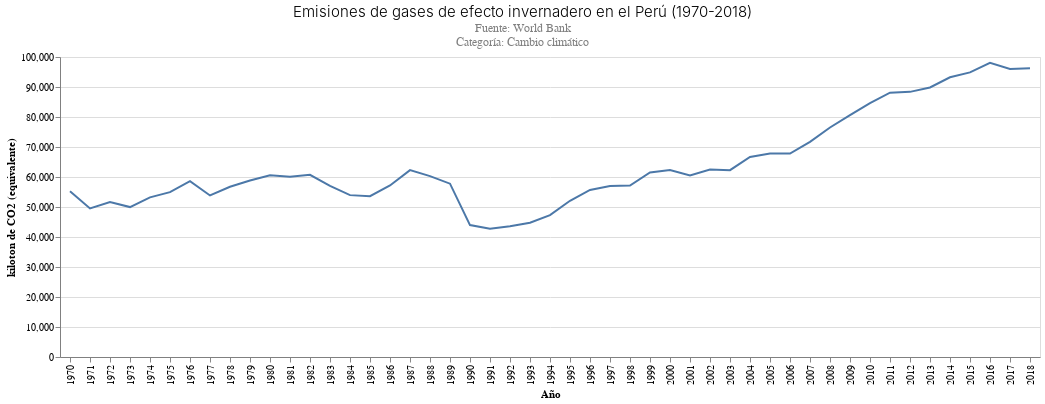

The code cell stored with this chart in its notebook:
### Code cell
#Realizamos un gráfico de línea para ver la evolución de los gases de efecto invernadero en el Perú. 
alt.Chart(df_final).mark_line().encode(
    alt.X('Year:O', axis=alt.Axis(title='Año')),
    alt.Y('Value_x:Q', axis=alt.Axis(title='kiloton de CO2 (equivalente)')),
     ).properties(
    title={
      "text": ["Emisiones de gases de efecto invernadero en el Perú (1970-2018)"], 
      "subtitle": ["Fuente: World Bank", "Categoría: Cambio climático"],
      "color": "Black",
      "subtitleColor": "Gray"
    })

### Figure 1 — Vega-Lite specification as saved in the notebook (floating-point values rounded to 4 significant figures)
{"config": {"title": {"font": "Arial", "fontSize": 15, "fontWeight": 300, "offset": 0, "anchor": "left"}, "axis": {"labelFont": "Arial", "titleFont": "Arial", "domainColor": "gray"}, "header": {"labelFont": "Arial", "titleFont": "Arial"}, "legend": {"labelFont": "Arial Narrow", "titleFont": "Arial Narrow", "symbolType": "line", "padding": 1}, "background": "#ffffff"}, "data": {"name": "data-b12d35ec4ba3472928e535e988f5cb5b"}, "mark": "line", "encoding": {"x": {"type": "ordinal", "axis": {"title": "Año"}, "field": "Year"}, "y": {"type": "quantitative", "axis": {"title": "kiloton de CO2 (equivalente)"}, "field": "Value_x"}}, "title": {"text": ["Emisiones de gases de efecto invernadero en el Perú (1970-2018)"], "subtitle": ["Fuente: World Bank", "Categoría: Cambio climático"], "color": "Black", "subtitleColor": "Gray"}, "$schema": "https://vega.github.io/schema/vega-lite/v4.8.1.json", "datasets": {"data-b12d35ec4ba3472928e535e988f5cb5b": [{"Country Name_x": "Peru", "Country ISO3_x": "PER", "Year": 1970, "Indicator Name_x": "Total greenhouse gas emissions (kt of CO2 equivalent)", "Indicator Code_x": "EN.ATM.GHGT.KT.CE", "Value_x": 55260.0, "Country Name_y": "Peru", "Country ISO3_y": "PER", "Indicator Name_y": "CO2 emissions (kt)", "Indicator Code_y": "EN.ATM.CO2E.KT", "Value_y": 17780.0}, {"Country Name_x": "Peru", "Country ISO3_x": "PER", "Year": 1971, "Indicator Name_x": "Total greenhouse gas emissions (kt of CO2 equivalent)", "Indicator Code_x": "EN.ATM.GHGT.KT.CE", "Value_x": 49530.0, "Country Name_y": "Peru", "Country ISO3_y": "PER", "Indicator Name_y": "CO2 emissions (kt)", "Indicator Code_y": "EN.ATM.CO2E.KT", "Value_y": 18610.0}, {"Country Name_x": "Peru", "Country ISO3_x": "PER", "Year": 1972, "Indicator Name_x": "Total greenhouse gas emissions (kt of CO2 equivalent)", "Indicator Code_x": "EN.ATM.GHGT.KT.CE", "Value_x": 51650.0, "Country Name_y": "Peru", "Country ISO3_y": "PER", "Indicator Name_y": "CO2 emissions (kt)", "Indicator Code_y": "EN.ATM.CO2E.KT", "Value_y": 18170.0}, {"Country Name_x": "Peru", "Country ISO3_x": "PER", "Year": 1973, "Indicator Name_x": "Total greenhouse gas emissions (kt of CO2 equivalent)", "Indicator Code_x": "EN.ATM.GHGT.KT.CE", "Value_x": 49970.0, "Country Name_y": "Peru", "Country ISO3_y": "PER", "Indicator Name_y": "CO2 emissions (kt)", "Indicator Code_y": "EN.ATM.CO2E.KT", "Value_y": 19760.0}, {"Country Name_x": "Peru", "Country ISO3_x": "PER", "Year": 1974, "Indicator Name_x": "Total greenhouse gas emissions (kt of CO2 equivalent)", "Indicator Code_x": "EN.ATM.GHGT.KT.CE", "Value_x": 53200.0, "Country Name_y": "Peru", "Country ISO3_y": "PER", "Indicator Name_y": "CO2 emissions (kt)", "Indicator Code_y": "EN.ATM.CO2E.KT", "Value_y": 21360.0}, {"Country Name_x": "Peru", "Country ISO3_x": "PER", "Year": 1975, "Indicator Name_x": "Total greenhouse gas emissions (kt of CO2 equivalent)", "Indicator Code_x": "EN.ATM.GHGT.KT.CE", "Value_x": 54950.0, "Country Name_y": "Peru", "Country ISO3_y": "PER", "Indicator Name_y": "CO2 emissions (kt)", "Indicator Code_y": "EN.ATM.CO2E.KT", "Value_y": 21970.0}, {"Country Name_x": "Peru", "Country ISO3_x": "PER", "Year": 1976, "Indicator Name_x": "Total greenhouse gas emissions (kt of CO2 equivalent)", "Indicator Code_x": "EN.ATM.GHGT.KT.CE", "Value_x": 58640.0, "Country Name_y": "Peru", "Country ISO3_y": "PER", "Indicator Name_y": "CO2 emissions (kt)", "Indicator Code_y": "EN.ATM.CO2E.KT", "Value_y": 22440.0}, {"Country Name_x": "Peru", "Country ISO3_x": "PER", "Year": 1977, "Indicator Name_x": "Total greenhouse gas emissions (kt of CO2 equivalent)", "Indicator Code_x": "EN.ATM.GHGT.KT.CE", "Value_x": 53840.0, "Country Name_y": "Peru", "Country ISO3_y": "PER", "Indicator Name_y": "CO2 emissions (kt)", "Indicator Code_y": "EN.ATM.CO2E.KT", "Value_y": 23340.0}, {"Country Name_x": "Peru", "Country ISO3_x": "PER", "Year": 1978, "Indicator Name_x": "Total greenhouse gas emissions (kt of CO2 equivalent)", "Indicator Code_x": "EN.ATM.GHGT.KT.CE", "Value_x": 56740.0, "Country Name_y": "Peru", "Country ISO3_y": "PER", "Indicator Name_y": "CO2 emissions (kt)", "Indicator Code_y": "EN.ATM.CO2E.KT", "Value_y": 22460.0}, {"Country Name_x": "Peru", "Country ISO3_x": "PER", "Year": 1979, "Indicator Name_x": "Total greenhouse gas emissions (kt of CO2 equivalent)", "Indicator Code_x": "EN.ATM.GHGT.KT.CE", "Value_x": 58830.0, "Country Name_y": "Peru", "Country ISO3_y": "PER", "Indicator Name_y": "CO2 emissions (kt)", "Indicator Code_y": "EN.ATM.CO2E.KT", "Value_y": 22270.0}, {"Country Name_x": "Peru", "Country ISO3_x": "PER", "Year": 1980, "Indicator Name_x": "Total greenhouse gas emissions (kt of CO2 equivalent)", "Indicator Code_x": "EN.ATM.GHGT.KT.CE", "Value_x": 60580.0, "Country Name_y": "Peru", "Country ISO3_y": "PER", "Indicator Name_y": "CO2 emissions (kt)", "Indicator Code_y": "EN.ATM.CO2E.KT", "Value_y": 24120.0}, {"Country Name_x": "Peru", "Country ISO3_x": "PER", "Year": 1981, "Indicator Name_x": "Total greenhouse gas emissions (kt of CO2 equivalent)", "Indicator Code_x": "EN.ATM.GHGT.KT.CE", "Value_x": 60100.0, "Country Name_y": "Peru", "Country ISO3_y": "PER", "Indicator Name_y": "CO2 emissions (kt)", "Indicator Code_y": "EN.ATM.CO2E.KT", "Value_y": 24100.0}, {"Country Name_x": "Peru", "Country ISO3_x": "PER", "Year": 1982, "Indicator Name_x": "Total greenhouse gas emissions (kt of CO2 equivalent)", "Indicator Code_x": "EN.ATM.GHGT.KT.CE", "Value_x": 60740.0, "Country Name_y": "Peru", "Country ISO3_y": "PER", "Indicator Name_y": "CO2 emissions (kt)", "Indicator Code_y": "EN.ATM.CO2E.KT", "Value_y": 23670.0}, {"Country Name_x": "Peru", "Country ISO3_x": "PER", "Year": 1983, "Indicator Name_x": "Total greenhouse gas emissions (kt of CO2 equivalent)", "Indicator Code_x": "EN.ATM.GHGT.KT.CE", "Value_x": 57030.0, "Country Name_y": "Peru", "Country ISO3_y": "PER", "Indicator Name_y": "CO2 emissions (kt)", "Indicator Code_y": "EN.ATM.CO2E.KT", "Value_y": 20450.0}, {"Country Name_x": "Peru", "Country ISO3_x": "PER", "Year": 1984, "Indicator Name_x": "Total greenhouse gas emissions (kt of CO2 equivalent)", "Indicator Code_x": "EN.ATM.GHGT.KT.CE", "Value_x": 53960.0, "Country Name_y": "Peru", "Country ISO3_y": "PER", "Indicator Name_y": "CO2 emissions (kt)", "Indicator Code_y": "EN.ATM.CO2E.KT", "Value_y": 20690.0}, {"Country Name_x": "Peru", "Country ISO3_x": "PER", "Year": 1985, "Indicator Name_x": "Total greenhouse gas emissions (kt of CO2 equivalent)", "Indicator Code_x": "EN.ATM.GHGT.KT.CE", "Value_x": 53620.0, "Country Name_y": "Peru", "Country ISO3_y": "PER", "Indicator Name_y": "CO2 emissions (kt)", "Indicator Code_y": "EN.ATM.CO2E.KT", "Value_y": 19510.0}, {"Country Name_x": "Peru", "Country ISO3_x": "PER", "Year": 1986, "Indicator Name_x": "Total greenhouse gas emissions (kt of CO2 equivalent)", "Indicator Code_x": "EN.ATM.GHGT.KT.CE", "Value_x": 57180.0, "Country Name_y": "Peru", "Country ISO3_y": "PER", "Indicator Name_y": "CO2 emissions (kt)", "Indicator Code_y": "EN.ATM.CO2E.KT", "Value_y": 21850.0}, {"Country Name_x": "Peru", "Country ISO3_x": "PER", "Year": 1987, "Indicator Name_x": "Total greenhouse gas emissions (kt of CO2 equivalent)", "Indicator Code_x": "EN.ATM.GHGT.KT.CE", "Value_x": 62290.0, "Country Name_y": "Peru", "Country ISO3_y": "PER", "Indicator Name_y": "CO2 emissions (kt)", "Indicator Code_y": "EN.ATM.CO2E.KT", "Value_y": 25780.0}, {"Country Name_x": "Peru", "Country ISO3_x": "PER", "Year": 1988, "Indicator Name_x": "Total greenhouse gas emissions (kt of CO2 equivalent)", "Indicator Code_x": "EN.ATM.GHGT.KT.CE", "Value_x": 60300.0, "Country Name_y": "Peru", "Country ISO3_y": "PER", "Indicator Name_y": "CO2 emissions (kt)", "Indicator Code_y": "EN.ATM.CO2E.KT", "Value_y": 25110.0}, {"Country Name_x": "Peru", "Country ISO3_x": "PER", "Year": 1989, "Indicator Name_x": "Total greenhouse gas emissions (kt of CO2 equivalent)", "Indicator Code_x": "EN.ATM.GHGT.KT.CE", "Value_x": 57770.0, "Country Name_y": "Peru", "Country ISO3_y": "PER", "Indicator Name_y": "CO2 emissions (kt)", "Indicator Code_y": "EN.ATM.CO2E.KT", "Value_y": 21840.0}, {"Country Name_x": "Peru", "Country ISO3_x": "PER", "Year": 1990, "Indicator Name_x": "Total greenhouse gas emissions (kt of CO2 equivalent)", "Indicator Code_x": "EN.ATM.GHGT.KT.CE", "Value_x": 43970.0, "Country Name_y": "Peru", "Country ISO3_y": "PER", "Indicator Name_y": "CO2 emissions (kt)", "Indicator Code_y": "EN.ATM.CO2E.KT", "Value_y": 20630.0}, {"Country Name_x": "Peru", "Country ISO3_x": "PER", "Year": 1991, "Indicator Name_x": "Total greenhouse gas emissions (kt of CO2 equivalent)", "Indicator Code_x": "EN.ATM.GHGT.KT.CE", "Value_x": 42740.0, "Country Name_y": "Peru", "Country ISO3_y": "PER", "Indicator Name_y": "CO2 emissions (kt)", "Indicator Code_y": "EN.ATM.CO2E.KT", "Value_y": 19750.0}, {"Country Name_x": "Peru", "Country ISO3_x": "PER", "Year": 1992, "Indicator Name_x": "Total greenhouse gas emissions (kt of CO2 equivalent)", "Indicator Code_x": "EN.ATM.GHGT.KT.CE", "Value_x": 43610.0, "Country Name_y": "Peru", "Country ISO3_y": "PER", "Indicator Name_y": "CO2 emissions (kt)", "Indicator Code_y": "EN.ATM.CO2E.KT", "Value_y": 20690.0}, {"Country Name_x": "Peru", "Country ISO3_x": "PER", "Year": 1993, "Indicator Name_x": "Total greenhouse gas emissions (kt of CO2 equivalent)", "Indicator Code_x": "EN.ATM.GHGT.KT.CE", "Value_x": 44780.0, "Country Name_y": "Peru", "Country ISO3_y": "PER", "Indicator Name_y": "CO2 emissions (kt)", "Indicator Code_y": "EN.ATM.CO2E.KT", "Value_y": 21540.0}, {"Country Name_x": "Peru", "Country ISO3_x": "PER", "Year": 1994, "Indicator Name_x": "Total greenhouse gas emissions (kt of CO2 equivalent)", "Indicator Code_x": "EN.ATM.GHGT.KT.CE", "Value_x": 47300.0, "Country Name_y": "Peru", "Country ISO3_y": "PER", "Indicator Name_y": "CO2 emissions (kt)", "Indicator Code_y": "EN.ATM.CO2E.KT", "Value_y": 22360.0}, {"Country Name_x": "Peru", "Country ISO3_x": "PER", "Year": 1995, "Indicator Name_x": "Total greenhouse gas emissions (kt of CO2 equivalent)", "Indicator Code_x": "EN.ATM.GHGT.KT.CE", "Value_x": 52080.0, "Country Name_y": "Peru", "Country ISO3_y": "PER", "Indicator Name_y": "CO2 emissions (kt)", "Indicator Code_y": "EN.ATM.CO2E.KT", "Value_y": 25400.0}, {"Country Name_x": "Peru", "Country ISO3_x": "PER", "Year": 1996, "Indicator Name_x": "Total greenhouse gas emissions (kt of CO2 equivalent)", "Indicator Code_x": "EN.ATM.GHGT.KT.CE", "Value_x": 55670.0, "Country Name_y": "Peru", "Country ISO3_y": "PER", "Indicator Name_y": "CO2 emissions (kt)", "Indicator Code_y": "EN.ATM.CO2E.KT", "Value_y": 27740.0}, {"Country Name_x": "Peru", "Country ISO3_x": "PER", "Year": 1997, "Indicator Name_x": "Total greenhouse gas emissions (kt of CO2 equivalent)", "Indicator Code_x": "EN.ATM.GHGT.KT.CE", "Value_x": 56970.0, "Country Name_y": "Peru", "Country ISO3_y": "PER", "Indicator Name_y": "CO2 emissions (kt)", "Indicator Code_y": "EN.ATM.CO2E.KT", "Value_y": 27950.0}, {"Country Name_x": "Peru", "Country ISO3_x": "PER", "Year": 1998, "Indicator Name_x": "Total greenhouse gas emissions (kt of CO2 equivalent)", "Indicator Code_x": "EN.ATM.GHGT.KT.CE", "Value_x": 57160.0, "Country Name_y": "Peru", "Country ISO3_y": "PER", "Indicator Name_y": "CO2 emissions (kt)", "Indicator Code_y": "EN.ATM.CO2E.KT", "Value_y": 26640.0}, {"Country Name_x": "Peru", "Country ISO3_x": "PER", "Year": 1999, "Indicator Name_x": "Total greenhouse gas emissions (kt of CO2 equivalent)", "Indicator Code_x": "EN.ATM.GHGT.KT.CE", "Value_x": 61510.0, "Country Name_y": "Peru", "Country ISO3_y": "PER", "Indicator Name_y": "CO2 emissions (kt)", "Indicator Code_y": "EN.ATM.CO2E.KT", "Value_y": 28840.0}, {"Country Name_x": "Peru", "Country ISO3_x": "PER", "Year": 2000, "Indicator Name_x": "Total greenhouse gas emissions (kt of CO2 equivalent)", "Indicator Code_x": "EN.ATM.GHGT.KT.CE", "Value_x": 62310.0, "Country Name_y": "Peru", "Country ISO3_y": "PER", "Indicator Name_y": "CO2 emissions (kt)", "Indicator Code_y": "EN.ATM.CO2E.KT", "Value_y": 28430.0}, {"Country Name_x": "Peru", "Country ISO3_x": "PER", "Year": 2001, "Indicator Name_x": "Total greenhouse gas emissions (kt of CO2 equivalent)", "Indicator Code_x": "EN.ATM.GHGT.KT.CE", "Value_x": 60500.0, "Country Name_y": "Peru", "Country ISO3_y": "PER", "Indicator Name_y": "CO2 emissions (kt)", "Indicator Code_y": "EN.ATM.CO2E.KT", "Value_y": 26360.0}, {"Country Name_x": "Peru", "Country ISO3_x": "PER", "Year": 2002, "Indicator Name_x": "Total greenhouse gas emissions (kt of CO2 equivalent)", "Indicator Code_x": "EN.ATM.GHGT.KT.CE", "Value_x": 62460.0, "Country Name_y": "Peru", "Country ISO3_y": "PER", "Indicator Name_y": "CO2 emissions (kt)", "Indicator Code_y": "EN.ATM.CO2E.KT", "Value_y": 27550.0}, {"Country Name_x": "Peru", "Country ISO3_x": "PER", "Year": 2003, "Indicator Name_x": "Total greenhouse gas emissions (kt of CO2 equivalent)", "Indicator Code_x": "EN.ATM.GHGT.KT.CE", "Value_x": 62290.0, "Country Name_y": "Peru", "Country ISO3_y": "PER", "Indicator Name_y": "CO2 emissions (kt)", "Indicator Code_y": "EN.ATM.CO2E.KT", "Value_y": 26940.0}, {"Country Name_x": "Peru", "Country ISO3_x": "PER", "Year": 2004, "Indicator Name_x": "Total greenhouse gas emissions (kt of CO2 equivalent)", "Indicator Code_x": "EN.ATM.GHGT.KT.CE", "Value_x": 66670.0, "Country Name_y": "Peru", "Country ISO3_y": "PER", "Indicator Name_y": "CO2 emissions (kt)", "Indicator Code_y": "EN.ATM.CO2E.KT", "Value_y": 31300.0}, {"Country Name_x": "Peru", "Country ISO3_x": "PER", "Year": 2005, "Indicator Name_x": "Total greenhouse gas emissions (kt of CO2 equivalent)", "Indicator Code_x": "EN.ATM.GHGT.KT.CE", "Value_x": 67840.0, "Country Name_y": "Peru", "Country ISO3_y": "PER", "Indicator Name_y": "CO2 emissions (kt)", "Indicator Code_y": "EN.ATM.CO2E.KT", "Value_y": 31350.0}, {"Country Name_x": "Peru", "Country ISO3_x": "PER", "Year": 2006, "Indicator Name_x": "Total greenhouse gas emissions (kt of CO2 equivalent)", "Indicator Code_x": "EN.ATM.GHGT.KT.CE", "Value_x": 67810.0, "Country Name_y": "Peru", "Country ISO3_y": "PER", "Indicator Name_y": "CO2 emissions (kt)", "Indicator Code_y": "EN.ATM.CO2E.KT", "Value_y": 31080.0}, {"Country Name_x": "Peru", "Country ISO3_x": "PER", "Year": 2007, "Indicator Name_x": "Total greenhouse gas emissions (kt of CO2 equivalent)", "Indicator Code_x": "EN.ATM.GHGT.KT.CE", "Value_x": 71710.0, "Country Name_y": "Peru", "Country ISO3_y": "PER", "Indicator Name_y": "CO2 emissions (kt)", "Indicator Code_y": "EN.ATM.CO2E.KT", "Value_y": 34110.0}, {"Country Name_x": "Peru", "Country ISO3_x": "PER", "Year": 2008, "Indicator Name_x": "Total greenhouse gas emissions (kt of CO2 equivalent)", "Indicator Code_x": "EN.ATM.GHGT.KT.CE", "Value_x": 76510.0, "Country Name_y": "Peru", "Country ISO3_y": "PER", "Indicator Name_y": "CO2 emissions (kt)", "Indicator Code_y": "EN.ATM.CO2E.KT", "Value_y": 38560.0}, {"Country Name_x": "Peru", "Country ISO3_x": "PER", "Year": 2009, "Indicator Name_x": "Total greenhouse gas emissions (kt of CO2 equivalent)", "Indicator Code_x": "EN.ATM.GHGT.KT.CE", "Value_x": 80650.0, "Country Name_y": "Peru", "Country ISO3_y": "PER", "Indicator Name_y": "CO2 emissions (kt)", "Indicator Code_y": "EN.ATM.CO2E.KT", "Value_y": 41680.0}, {"Country Name_x": "Peru", "Country ISO3_x": "PER", "Year": 2010, "Indicator Name_x": "Total greenhouse gas emissions (kt of CO2 equivalent)", "Indicator Code_x": "EN.ATM.GHGT.KT.CE", "Value_x": 84650.0, "Country Name_y": "Peru", "Country ISO3_y": "PER", "Indicator Name_y": "CO2 emissions (kt)", "Indicator Code_y": "EN.ATM.CO2E.KT", "Value_y": 45570.0}, {"Country Name_x": "Peru", "Country ISO3_x": "PER", "Year": 2011, "Indicator Name_x": "Total greenhouse gas emissions (kt of CO2 equivalent)", "Indicator Code_x": "EN.ATM.GHGT.KT.CE", "Value_x": 88120.0, "Country Name_y": "Peru", "Country ISO3_y": "PER", "Indicator Name_y": "CO2 emissions (kt)", "Indicator Code_y": "EN.ATM.CO2E.KT", "Value_y": 48580.0}, {"Country Name_x": "Peru", "Country ISO3_x": "PER", "Year": 2012, "Indicator Name_x": "Total greenhouse gas emissions (kt of CO2 equivalent)", "Indicator Code_x": "EN.ATM.GHGT.KT.CE", "Value_x": 88380.0, "Country Name_y": "Peru", "Country ISO3_y": "PER", "Indicator Name_y": "CO2 emissions (kt)", "Indicator Code_y": "EN.ATM.CO2E.KT", "Value_y": 48370.0}, {"Country Name_x": "Peru", "Country ISO3_x": "PER", "Year": 2013, "Indicator Name_x": "Total greenhouse gas emissions (kt of CO2 equivalent)", "Indicator Code_x": "EN.ATM.GHGT.KT.CE", "Value_x": 89840.0, "Country Name_y": "Peru", "Country ISO3_y": "PER", "Indicator Name_y": "CO2 emissions (kt)", "Indicator Code_y": "EN.ATM.CO2E.KT", "Value_y": 49520.0}, {"Country Name_x": "Peru", "Country ISO3_x": "PER", "Year": 2014, "Indicator Name_x": "Total greenhouse gas emissions (kt of CO2 equivalent)", "Indicator Code_x": "EN.ATM.GHGT.KT.CE", "Value_x": 93240.0, "Country Name_y": "Peru", "Country ISO3_y": "PER", "Indicator Name_y": "CO2 emissions (kt)", "Indicator Code_y": "EN.ATM.CO2E.KT", "Value_y": 52810.0}, {"Country Name_x": "Peru", "Country ISO3_x": "PER", "Year": 2015, "Indicator Name_x": "Total greenhouse gas emissions (kt of CO2 equivalent)", "Indicator Code_x": "EN.ATM.GHGT.KT.CE", "Value_x": 94880.0, "Country Name_y": "Peru", "Country ISO3_y": "PER", "Indicator Name_y": "CO2 emissions (kt)", "Indicator Code_y": "EN.ATM.CO2E.KT", "Value_y": 53820.0}, {"Country Name_x": "Peru", "Country ISO3_x": "PER", "Year": 2016, "Indicator Name_x": "Total greenhouse gas emissions (kt of CO2 equivalent)", "Indicator Code_x": "EN.ATM.GHGT.KT.CE", "Value_x": 98040.0, "Country Name_y": "Peru", "Country ISO3_y": "PER", "Indicator Name_y": "CO2 emissions (kt)", "Indicator Code_y": "EN.ATM.CO2E.KT", "Value_y": 56530.0}, {"Country Name_x": "Peru", "Country ISO3_x": "PER", "Year": 2017, "Indicator Name_x": "Total greenhouse gas emissions (kt of CO2 equivalent)", "Indicator Code_x": "EN.ATM.GHGT.KT.CE", "Value_x": 96040.0, "Country Name_y": "Peru", "Country ISO3_y": "PER", "Indicator Name_y": "CO2 emissions (kt)", "Indicator Code_y": "EN.ATM.CO2E.KT", "Value_y": 53990.0}, {"Country Name_x": "Peru", "Country ISO3_x": "PER", "Year": 2018, "Indicator Name_x": "Total greenhouse gas emissions (kt of CO2 equivalent)", "Indicator Code_x": "EN.ATM.GHGT.KT.CE", "Value_x": 96280.0, "Country Name_y": "Peru", "Country ISO3_y": "PER", "Indicator Name_y": "CO2 emissions (kt)", "Indicator Code_y": "EN.ATM.CO2E.KT", "Value_y": 54280.0}]}}
